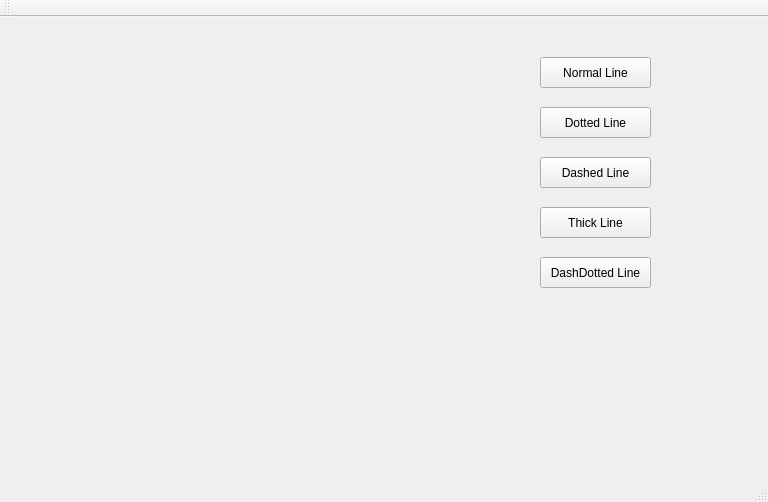
<?xml version="1.0" encoding="UTF-8"?>
<ui version="4.0">
 <class>MainWindow</class>
 <widget class="QMainWindow" name="MainWindow">
  <property name="geometry">
   <rect>
    <x>0</x>
    <y>0</y>
    <width>768</width>
    <height>502</height>
   </rect>
  </property>
  <property name="windowTitle">
   <string>MainWindow</string>
  </property>
  <widget class="QWidget" name="centralWidget">
   <widget class="QLabel" name="label">
    <property name="geometry">
     <rect>
      <x>30</x>
      <y>10</y>
      <width>400</width>
      <height>400</height>
     </rect>
    </property>
    <property name="text">
     <string/>
    </property>
   </widget>
   <widget class="QPushButton" name="pushButton">
    <property name="geometry">
     <rect>
      <x>540</x>
      <y>40</y>
      <width>111</width>
      <height>31</height>
     </rect>
    </property>
    <property name="text">
     <string>Normal Line</string>
    </property>
   </widget>
   <widget class="QPushButton" name="pushButton_2">
    <property name="geometry">
     <rect>
      <x>540</x>
      <y>90</y>
      <width>111</width>
      <height>31</height>
     </rect>
    </property>
    <property name="text">
     <string>Dotted Line</string>
    </property>
   </widget>
   <widget class="QPushButton" name="pushButton_3">
    <property name="geometry">
     <rect>
      <x>540</x>
      <y>140</y>
      <width>111</width>
      <height>31</height>
     </rect>
    </property>
    <property name="text">
     <string>Dashed Line</string>
    </property>
   </widget>
   <widget class="QPushButton" name="pushButton_4">
    <property name="geometry">
     <rect>
      <x>540</x>
      <y>190</y>
      <width>111</width>
      <height>31</height>
     </rect>
    </property>
    <property name="text">
     <string>Thick Line</string>
    </property>
   </widget>
   <widget class="QPushButton" name="pushButton_5">
    <property name="geometry">
     <rect>
      <x>540</x>
      <y>240</y>
      <width>111</width>
      <height>31</height>
     </rect>
    </property>
    <property name="text">
     <string>DashDotted Line</string>
    </property>
   </widget>
  </widget>
  <widget class="QMenuBar" name="menuBar">
   <property name="geometry">
    <rect>
     <x>0</x>
     <y>0</y>
     <width>768</width>
     <height>21</height>
    </rect>
   </property>
  </widget>
  <widget class="QToolBar" name="mainToolBar">
   <attribute name="toolBarArea">
    <enum>TopToolBarArea</enum>
   </attribute>
   <attribute name="toolBarBreak">
    <bool>false</bool>
   </attribute>
  </widget>
  <widget class="QStatusBar" name="statusBar"/>
 </widget>
 <layoutdefault spacing="6" margin="11"/>
 <resources/>
 <connections/>
</ui>
